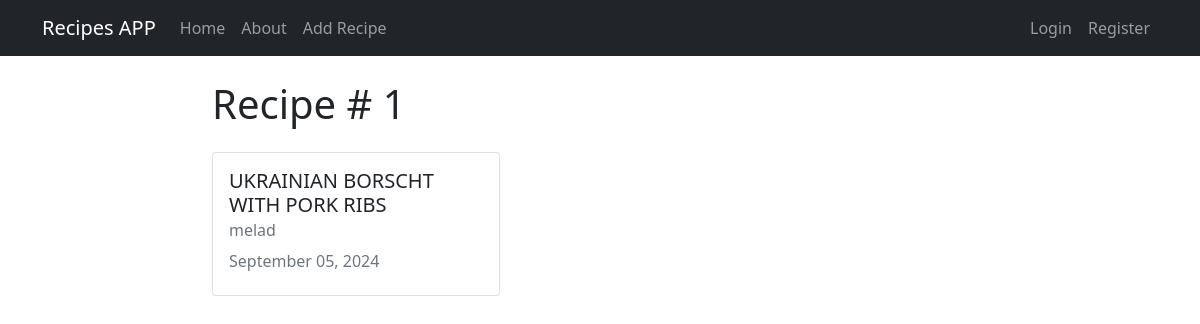
The page /recipe/1/ on the database as committed earlier.
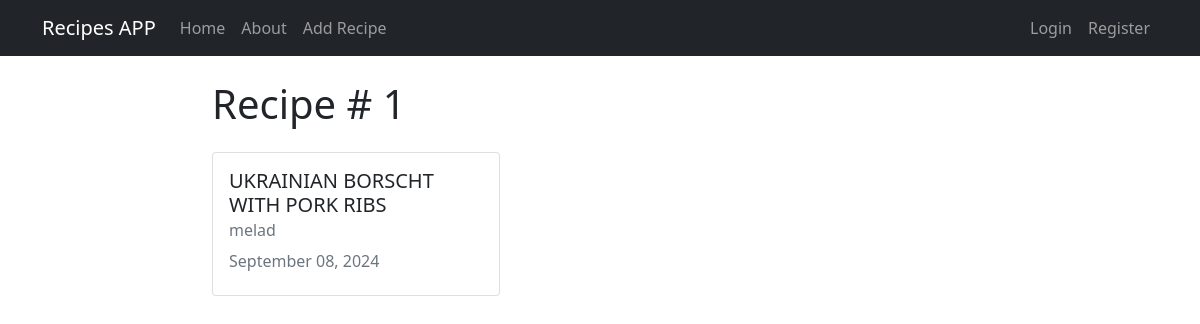
The same page on the database as committed later.
### recipes/models.py (models this page shows, shortened)
class Recipe(models.Model):
    title = models.CharField(max_length=100)
    description = models.TextField()
    author = models.ForeignKey(User, on_delete=models.CASCADE)
    created_at = models.DateTimeField(auto_now_add=True)
    updated_at = models.DateTimeField(auto_now=True)

### recipes/views.py (the view)
# urls.py: path('recipe/<int:pk>/', views.RecipeDetailView.as_view(), name='recipes-detail'),
class RecipeDetailView(DetailView):
    model = models.Recipe

### recipes/templates/recipes/recipe_detail.html (shortened to what this page needs)
{% extends 'recipes/base.html' %}
{% block content %}
    <h1>Recipe # {{object.id}}</h1>
  <div class="card my-4" style="width: 18rem;">
    <div class="card-body">
      <h5 class="card-title">{{ object.title }}</h5>
      <h6 class="card-subtitle mb-2 text-muted">{{ object.author }}</h6>
      <p class="card-text"{{ object.description }}</p>
      <h6 class="card-subtitle mb-2 text-muted">
        {{ object.updated_at|date:"F d, Y" }}
      </h6>
    </div>
  </div>
{% endblock content %}

### recipes/templates/recipes/base.html (shortened to what this page needs)
<!DOCTYPE html>
<html lang="en">
<head>
    <link href="https://cdn.jsdelivr.net/npm/bootstrap@5.0.2/dist/css/bootstrap.min.css" rel="stylesheet">
</head>
    <body>
    <nav class="navbar navbar-expand-lg navbar-dark bg-dark">
  <div class="container">
    <a class="navbar-brand" href="{% url 'recipes-home' %}">Recipes APP</a>
    <div class="collapse navbar-collapse" id="navbarSupportedContent">
      <ul class="navbar-nav me-auto mb-2 mb-lg-0">
        <li class="nav-item">
          <a class="nav-link" aria-current="page" href="{% url 'recipes-home' %}">Home</a>
        </li>
        <li class="nav-item">
          <a class="nav-link" href="{% url 'recipes-about' %}">About</a>
        </li>
           <li class="nav-item">
          <a class="nav-link" href="{% url 'recipes-create' %}">Add Recipe</a>
        </li>
      </ul>
    </div>
      <div class="navbar-nav">
          {% if user.is_authenticated %}
            <a class="nav-item nav-link" href="{% url 'user-profile' %}">My Profile</a>
            <a class="nav-item nav-link" href="{% url 'user-logout' %}">Logout</a>
          {% else %}
          <a class="nav-item nav-link" href="{% url 'user-login' %}">Login</a>
          <a class="nav-item nav-link" href="{% url 'user-register' %}">Register</a>
          {% endif %}
      </div>
  </div>
</nav>
 <div class="container mt-4 col-8">
     {% block content %} {% endblock content %}
 </div>
    </body>
</html>

Rows that differ between the two databases and show on the page:
changed Recipe "UKRAINIAN BORSCHT WITH PORK RIBS": updated_at "September 05, 2024" → "September 08, 2024"
